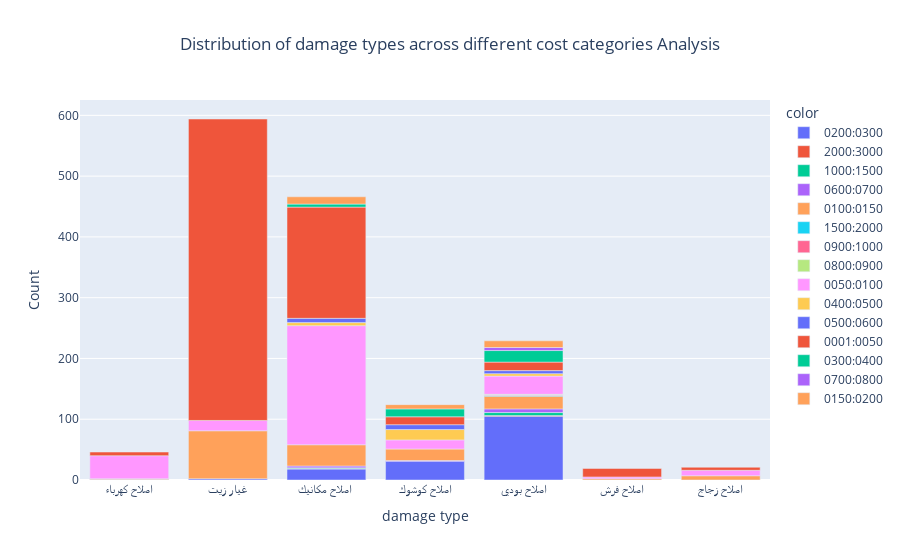

Notebook code for this chart:
### Code cell
damageType_costCategory = df.groupby(['damage type','cost_category']).size().reset_index(name='Count').sort_values(by='Count')
myPlot1(damageType_costCategory,'damage type','Count','cost_category','bar','Distribution of damage types across different cost categories', sort_by=None, ascending=True)
Maximum_row = damageType_costCategory.loc[damageType_costCategory['Count'].idxmax()]
print('The damage type that has maximum service count is :',Maximum_row['damage type'])
print('The Cost Category that has maximum service count is :',Maximum_row['cost_category'])
print('The maximum service count is :',Maximum_row['Count'])

### Figure 1 — Plotly figure (JSON) as saved in the notebook; plotly's stock layout.template omitted (floating-point values rounded to 4 significant figures)
{"data": [{"alignmentgroup": "True", "hovertemplate": "color=0200:0300<br>x=%{x}<br>y=%{y}<extra></extra>", "legendgroup": "0200:0300", "marker": {"color": "#636efa", "pattern": {"shape": ""}}, "name": "0200:0300", "offsetgroup": "0200:0300", "orientation": "v", "showlegend": true, "textposition": "auto", "type": "bar", "x": ["اصلاح كهرباء", "غيار زيت", "اصلاح مكانيك ", "اصلاح كوشوك", "اصلاح بودي"], "xaxis": "x", "y": [1, 2, 18, 31, 105], "yaxis": "y"}, {"alignmentgroup": "True", "hovertemplate": "color=2000:3000<br>x=%{x}<br>y=%{y}<extra></extra>", "legendgroup": "2000:3000", "marker": {"color": "#EF553B", "pattern": {"shape": ""}}, "name": "2000:3000", "offsetgroup": "2000:3000", "orientation": "v", "showlegend": true, "textposition": "auto", "type": "bar", "x": ["اصلاح مكانيك ", "اصلاح بودي"], "xaxis": "x", "y": [1, 1], "yaxis": "y"}, {"alignmentgroup": "True", "hovertemplate": "color=1000:1500<br>x=%{x}<br>y=%{y}<extra></extra>", "legendgroup": "1000:1500", "marker": {"color": "#00cc96", "pattern": {"shape": ""}}, "name": "1000:1500", "offsetgroup": "1000:1500", "orientation": "v", "showlegend": true, "textposition": "auto", "type": "bar", "x": ["اصلاح مكانيك ", "اصلاح بودي"], "xaxis": "x", "y": [1, 5], "yaxis": "y"}, {"alignmentgroup": "True", "hovertemplate": "color=0600:0700<br>x=%{x}<br>y=%{y}<extra></extra>", "legendgroup": "0600:0700", "marker": {"color": "#ab63fa", "pattern": {"shape": ""}}, "name": "0600:0700", "offsetgroup": "0600:0700", "orientation": "v", "showlegend": true, "textposition": "auto", "type": "bar", "x": ["اصلاح كوشوك", "اصلاح مكانيك ", "اصلاح بودي"], "xaxis": "x", "y": [1, 3, 6], "yaxis": "y"}, {"alignmentgroup": "True", "hovertemplate": "color=0100:0150<br>x=%{x}<br>y=%{y}<extra></extra>", "legendgroup": "0100:0150", "marker": {"color": "#FFA15A", "pattern": {"shape": ""}}, "name": "0100:0150", "offsetgroup": "0100:0150", "orientation": "v", "showlegend": true, "textposition": "auto", "type": "bar", "x": ["اصلاح كهرباء", "اصلاح فرش", "اصلاح زجاج", "اصلاح كوشوك", "اصلاح بودي", "اصلاح مكانيك ", "غيار زيت"], "xaxis": "x", "y": [1, 2, 7, 19, 21, 35, 79], "yaxis": "y"}, {"alignmentgroup": "True", "hovertemplate": "color=1500:2000<br>x=%{x}<br>y=%{y}<extra></extra>", "legendgroup": "1500:2000", "marker": {"color": "#19d3f3", "pattern": {"shape": ""}}, "name": "1500:2000", "offsetgroup": "1500:2000", "orientation": "v", "showlegend": true, "textposition": "auto", "type": "bar", "x": ["اصلاح بودي"], "xaxis": "x", "y": [1], "yaxis": "y"}, {"alignmentgroup": "True", "hovertemplate": "color=0900:1000<br>x=%{x}<br>y=%{y}<extra></extra>", "legendgroup": "0900:1000", "marker": {"color": "#FF6692", "pattern": {"shape": ""}}, "name": "0900:1000", "offsetgroup": "0900:1000", "orientation": "v", "showlegend": true, "textposition": "auto", "type": "bar", "x": ["اصلاح بودي"], "xaxis": "x", "y": [1], "yaxis": "y"}, {"alignmentgroup": "True", "hovertemplate": "color=0800:0900<br>x=%{x}<br>y=%{y}<extra></extra>", "legendgroup": "0800:0900", "marker": {"color": "#B6E880", "pattern": {"shape": ""}}, "name": "0800:0900", "offsetgroup": "0800:0900", "orientation": "v", "showlegend": true, "textposition": "auto", "type": "bar", "x": ["اصلاح بودي"], "xaxis": "x", "y": [1], "yaxis": "y"}, {"alignmentgroup": "True", "hovertemplate": "color=0050:0100<br>x=%{x}<br>y=%{y}<extra></extra>", "legendgroup": "0050:0100", "marker": {"color": "#FF97FF", "pattern": {"shape": ""}}, "name": "0050:0100", "offsetgroup": "0050:0100", "orientation": "v", "showlegend": true, "textposition": "auto", "type": "bar", "x": ["اصلاح فرش", "اصلاح زجاج", "اصلاح كوشوك", "غيار زيت", "اصلاح بودي", "اصلاح كهرباء", "اصلاح مكانيك "], "xaxis": "x", "y": [3, 9, 15, 17, 30, 38, 196], "yaxis": "y"}, {"alignmentgroup": "True", "hovertemplate": "color=0400:0500<br>x=%{x}<br>y=%{y}<extra></extra>", "legendgroup": "0400:0500", "marker": {"color": "#FECB52", "pattern": {"shape": ""}}, "name": "0400:0500", "offsetgroup": "0400:0500", "orientation": "v", "showlegend": true, "textposition": "auto", "type": "bar", "x": ["اصلاح بودي", "اصلاح مكانيك ", "اصلاح كوشوك"], "xaxis": "x", "y": [4, 5, 17], "yaxis": "y"}, {"alignmentgroup": "True", "hovertemplate": "color=0500:0600<br>x=%{x}<br>y=%{y}<extra></extra>", "legendgroup": "0500:0600", "marker": {"color": "#636efa", "pattern": {"shape": ""}}, "name": "0500:0600", "offsetgroup": "0500:0600", "orientation": "v", "showlegend": true, "textposition": "auto", "type": "bar", "x": ["اصلاح بودي", "اصلاح مكانيك ", "اصلاح كوشوك"], "xaxis": "x", "y": [5, 7, 8], "yaxis": "y"}, {"alignmentgroup": "True", "hovertemplate": "color=0001:0050<br>x=%{x}<br>y=%{y}<extra></extra>", "legendgroup": "0001:0050", "marker": {"color": "#EF553B", "pattern": {"shape": ""}}, "name": "0001:0050", "offsetgroup": "0001:0050", "orientation": "v", "showlegend": true, "textposition": "auto", "type": "bar", "x": ["اصلاح زجاج", "اصلاح كهرباء", "اصلاح كوشوك", "اصلاح بودي", "اصلاح فرش", "اصلاح مكانيك ", "غيار زيت"], "xaxis": "x", "y": [5, 6, 13, 14, 14, 183, 496], "yaxis": "y"}, {"alignmentgroup": "True", "hovertemplate": "color=0300:0400<br>x=%{x}<br>y=%{y}<extra></extra>", "legendgroup": "0300:0400", "marker": {"color": "#00cc96", "pattern": {"shape": ""}}, "name": "0300:0400", "offsetgroup": "0300:0400", "orientation": "v", "showlegend": true, "textposition": "auto", "type": "bar", "x": ["اصلاح مكانيك ", "اصلاح كوشوك", "اصلاح بودي"], "xaxis": "x", "y": [5, 13, 19], "yaxis": "y"}, {"alignmentgroup": "True", "hovertemplate": "color=0700:0800<br>x=%{x}<br>y=%{y}<extra></extra>", "legendgroup": "0700:0800", "marker": {"color": "#ab63fa", "pattern": {"shape": ""}}, "name": "0700:0800", "offsetgroup": "0700:0800", "orientation": "v", "showlegend": true, "textposition": "auto", "type": "bar", "x": ["اصلاح بودي"], "xaxis": "x", "y": [5], "yaxis": "y"}, {"alignmentgroup": "True", "hovertemplate": "color=0150:0200<br>x=%{x}<br>y=%{y}<extra></extra>", "legendgroup": "0150:0200", "marker": {"color": "#FFA15A", "pattern": {"shape": ""}}, "name": "0150:0200", "offsetgroup": "0150:0200", "orientation": "v", "showlegend": true, "textposition": "auto", "type": "bar", "x": ["اصلاح كوشوك", "اصلاح بودي", "اصلاح مكانيك "], "xaxis": "x", "y": [7, 11, 12], "yaxis": "y"}], "layout": {"barmode": "relative", "legend": {"title": {"text": "color"}, "tracegroupgap": 0}, "title": {"text": "Distribution of damage types across different cost categories Analysis", "x": 0.5}, "xaxis": {"anchor": "y", "domain": [0, 1], "title": {"text": "damage type"}}, "yaxis": {"anchor": "x", "domain": [0, 1], "title": {"text": "Count"}}}}
